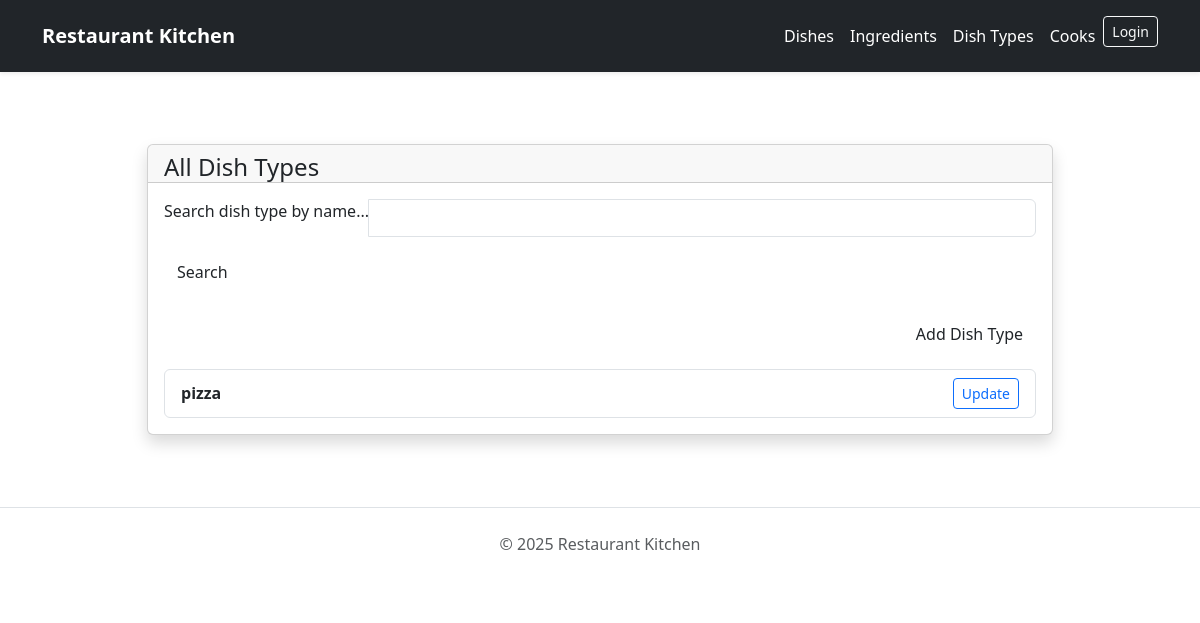
The page /dishtypes/ on the database as committed earlier.
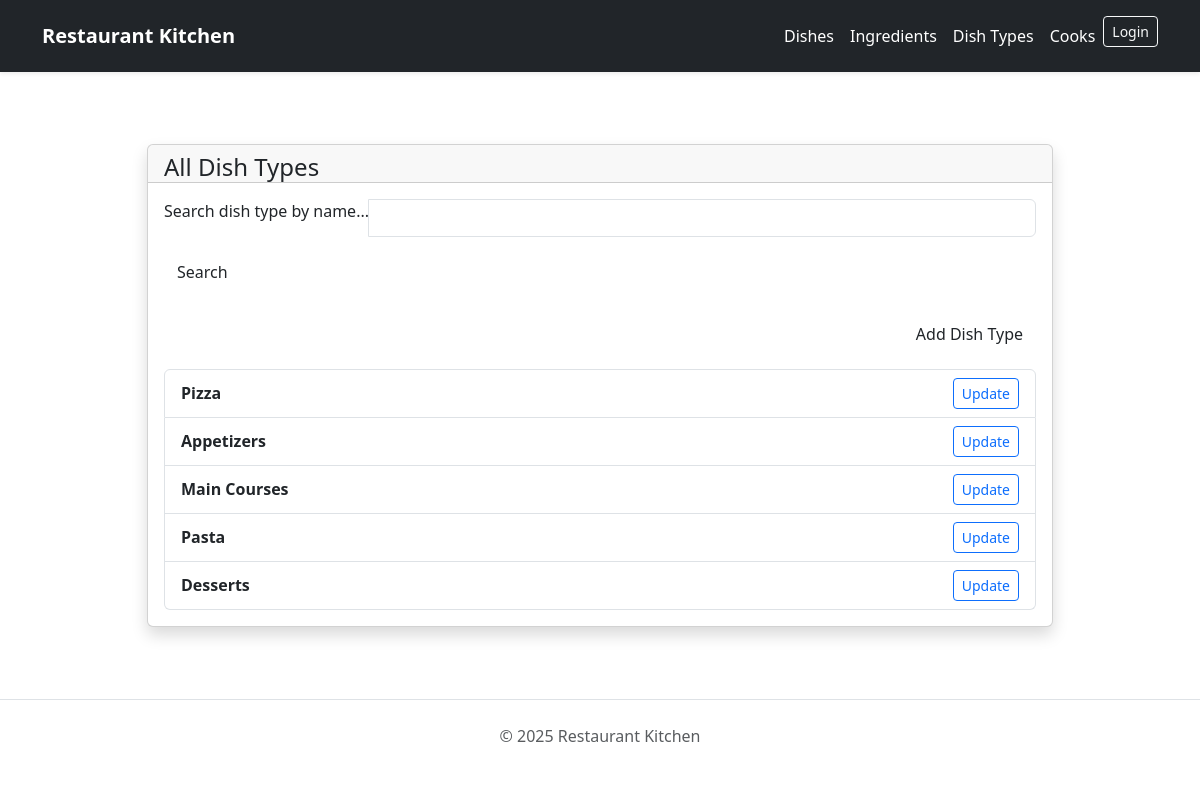
The same page on the database as committed later.
### menu/models.py (models this page shows, shortened)
class DishType(models.Model):
    objects = None
    name = models.CharField(max_length=100)

### menu/views.py (the view)
# urls.py: path("dishtypes/", views.DishTypeListView.as_view(), name="dishtype-list"),
class DishTypeListView(generic.ListView):
    model = DishType
    template_name = "menu/dish_type_list.html"
    context_object_name = "dish_type_list"
    paginate_by = 10
    queryset = DishType.objects.all()
    def get_context_data(self, **kwargs):
        context = super().get_context_data(**kwargs)
        name = self.request.GET.get("name", "")
        context["search_form"] = DishTypeSearchForm(initial={"name": name})
        return context
    def get_queryset(self):
        form = DishTypeSearchForm(self.request.GET)
        if form.is_valid():
            name = form.cleaned_data["name"]
            if name:
                return self.queryset.filter(name__icontains=name)
        return self.queryset

### menu/forms.py
class DishTypeSearchForm(forms.Form):
    name = forms.CharField(
        required=False,
        label="",
        widget=forms.TextInput(attrs={"placeholder": "Search type by name"})
    )

### templates/menu/dish_type_list.html (shortened to what this page needs)
{% extends "base.html" %}
{% load static %}
{% block body %}class="bg-gray-200"{% endblock %}
{% block content %}
<div class="container py-4 mt-6">
  <div class="row">
    <div class="col-lg-10 mx-auto">
      <div class="card shadow border-radius-xl">
        <div class="card-header pb-0">
          <h4 class="mb-0">All Dish Types</h4>
        </div>
        <div class="card-body">
          <form method="get" class="mb-4">
            <div class="input-group input-group-outline">
              <label class="form-label">Search dish type by name...</label>
              <input type="text" name="name" class="form-control" value="{{ request.GET.name }}">
            </div>
            <button class="btn bg-gradient-primary mt-3" type="submit">Search</button>
          </form>
          <div class="d-flex justify-content-end mb-3">
            <a class="btn bg-gradient-success" href="{% url 'menu:dishtype-create' %}">Add Dish Type</a>
          </div>
          <ul class="list-group">
            {% for dish in dish_type_list %}
              <li class="list-group-item d-flex justify-content-between align-items-center">
                <div>
                  <strong>{{ dish.name }}</strong>
                </div>
                <a href="{% url 'menu:dishtype-update' dish.pk %}" class="btn btn-sm btn-outline-primary">Update</a>
              </li>
            {% empty %}
              <li class="list-group-item text-center">No dish types found.</li>
            {% endfor %}
          </ul>
        </div>
      </div>
    </div>
  </div>
</div>
{% endblock %}

Rows that differ between the two databases and show on the page:
removed DishType: name "pizza"
added DishType: name "Pizza"
added DishType: name "Appetizers"
added DishType: name "Main Courses"
added DishType: name "Pasta"
added DishType: name "Desserts"
